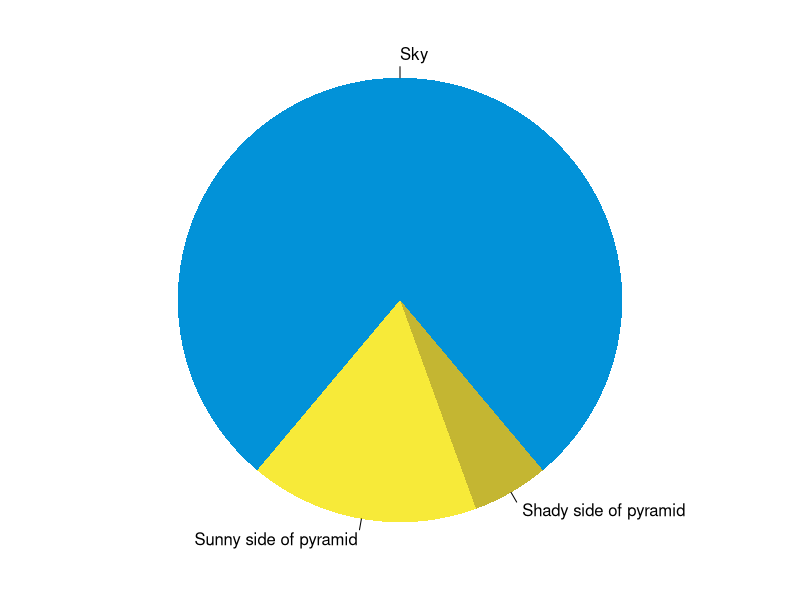
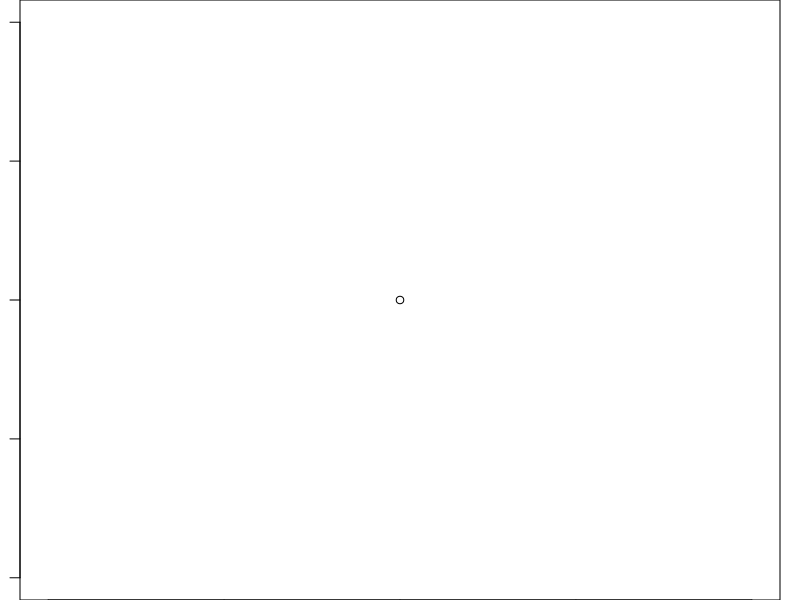

Write R code to recreate these figures, in order.
## ---- chunk 1
knitr::opts_chunk$set(collapse = TRUE)
## ---- chunk 2
summary(cars)
fit <- lm(dist ~ speed, data = cars)
fit
## ---- chunk 3
par(mar = c(0, 1, 0, 1))
pie(
  c(280, 60, 20),
  c('Sky', 'Sunny side of pyramid', 'Shady side of pyramid'),
  col = c('#0292D8', '#F7EA39', '#C4B632'),
  init.angle = -50, border = NA
)
## ---- chunk 4
plot(1)
